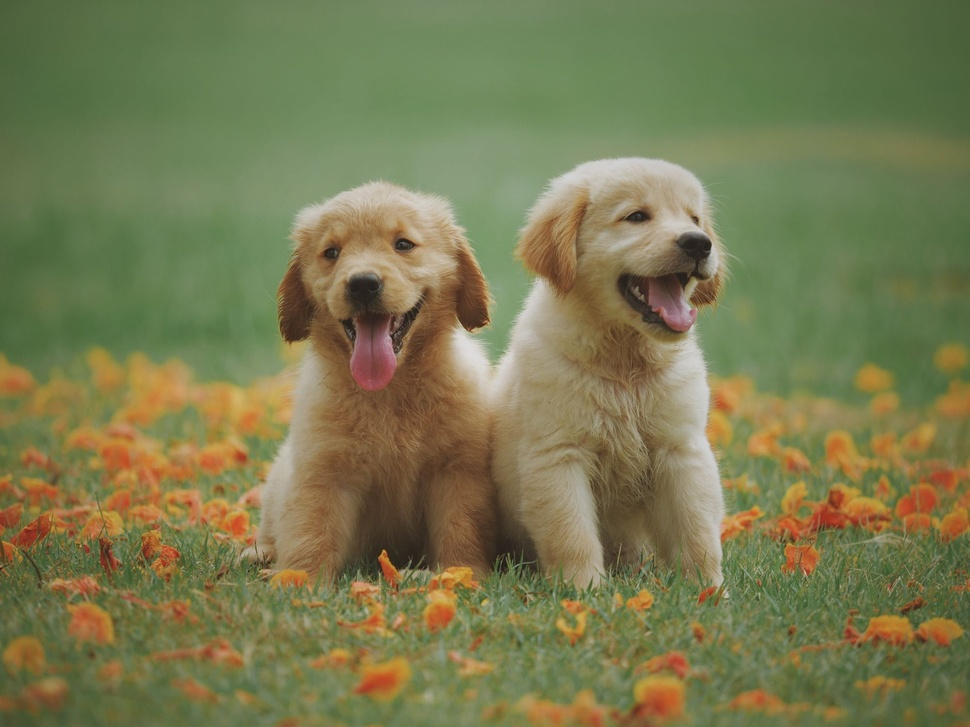
#> input picture dogs.jpg, 970 x 727 px, shrunk from 2000 x 1500 before the run
$ python 1grayscale1.py
#> lines starting #> are read from the running program, lines starting #| are printed output that depends on the picture
from skimage.color import rgb2gray
import numpy as np
import cv2
import matplotlib.pyplot as plt
from scipy import ndimage
image = cv2.imread('dogs.jpg')# Load the image using OpenCV
#> image is the input picture: shape (727, 970, 3); mean B, G, R 80, 121.7, 120.7
gray_image = rgb2gray(image)# Convert the image to grayscale using scikit-image
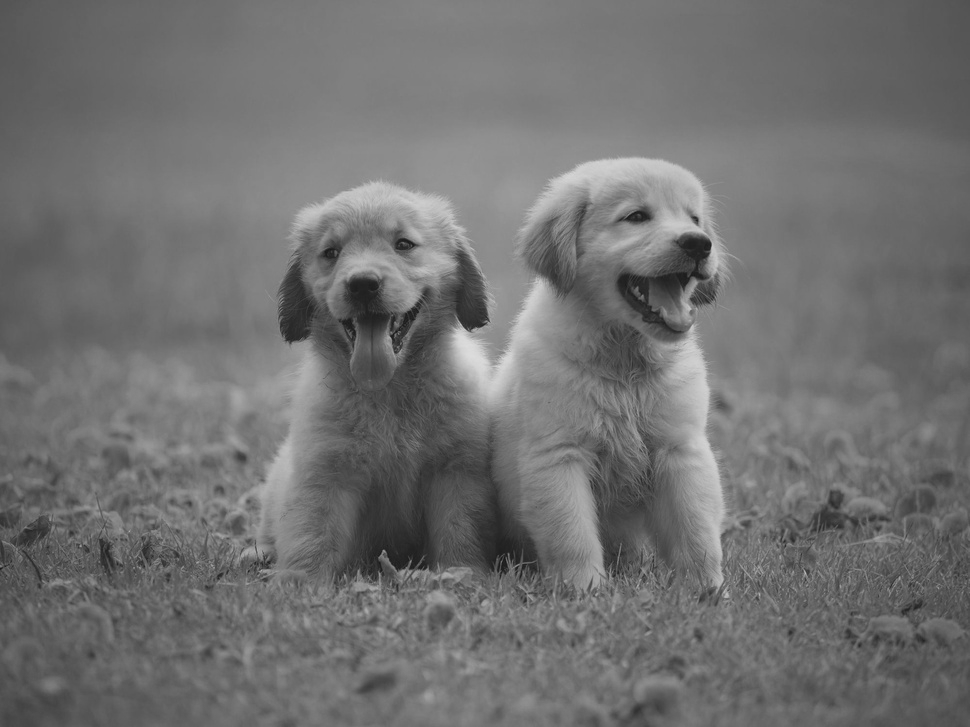
#> gray_image: shape (727, 970) float64; min 0.0906, max 0.869, mean 0.442
image_rgb = cv2.cvtColor(image, cv2.COLOR_BGR2RGB)# Convert BGR image to RGB format for matplotlib display
plt.figure(figsize=(10, 5))# Display the original and grayscale images using matplotlib
plt.subplot(1, 2, 1)
plt.title('Original Image')
plt.imshow(image_rgb)
plt.axis('off')
plt.subplot(1, 2, 2)
plt.title('Grayscale Image')
plt.imshow(gray_image, cmap='gray')
plt.axis('off')
plt.tight_layout()
plt.show()
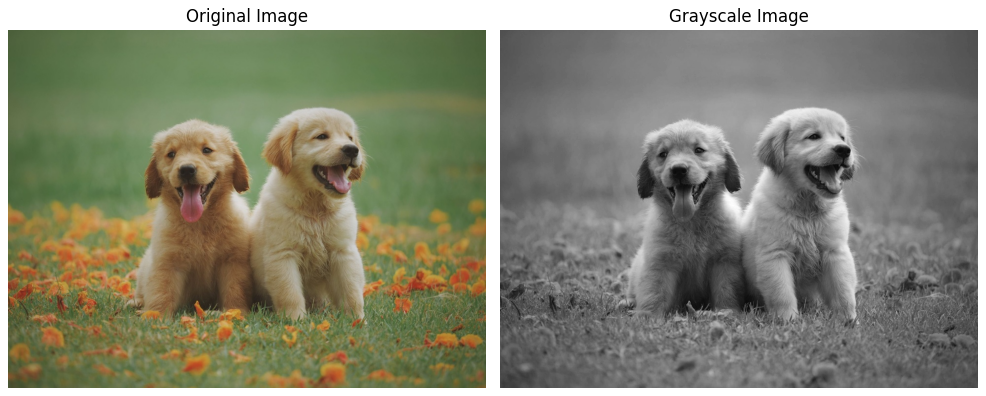
#> figure drawn by matplotlib, 2 panels

$ run again, with gameplaying.jpeg copied over dogs.jpg
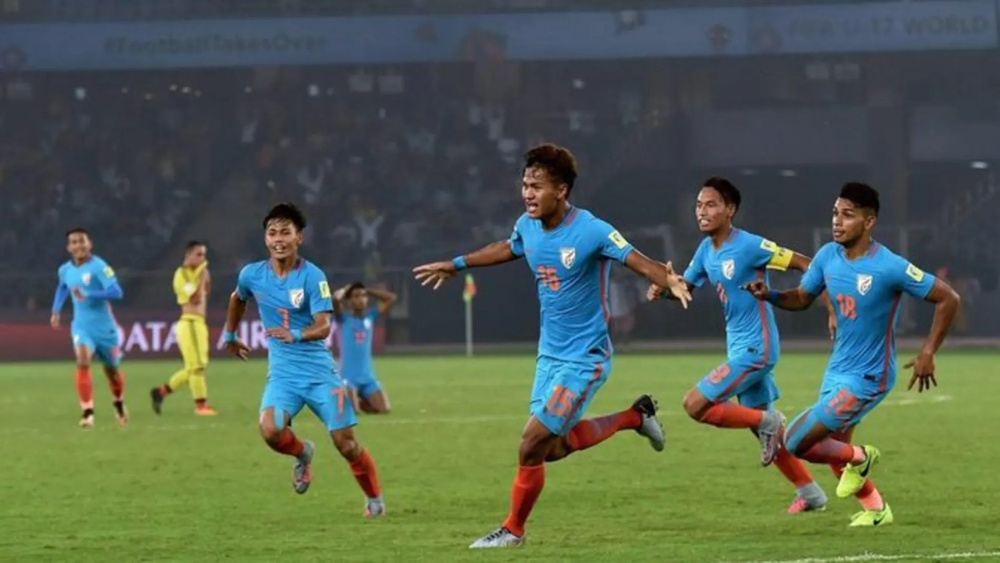
#> input picture gameplaying.jpeg, 1000 x 563 px, shrunk from 1896 x 1067 before the run
#> image is the input picture: shape (563, 1000, 3); mean B, G, R 81.1, 96.7, 83.2
#> `gray_image = rgb2gray(image)# Convert the image to grayscale using sci..`:
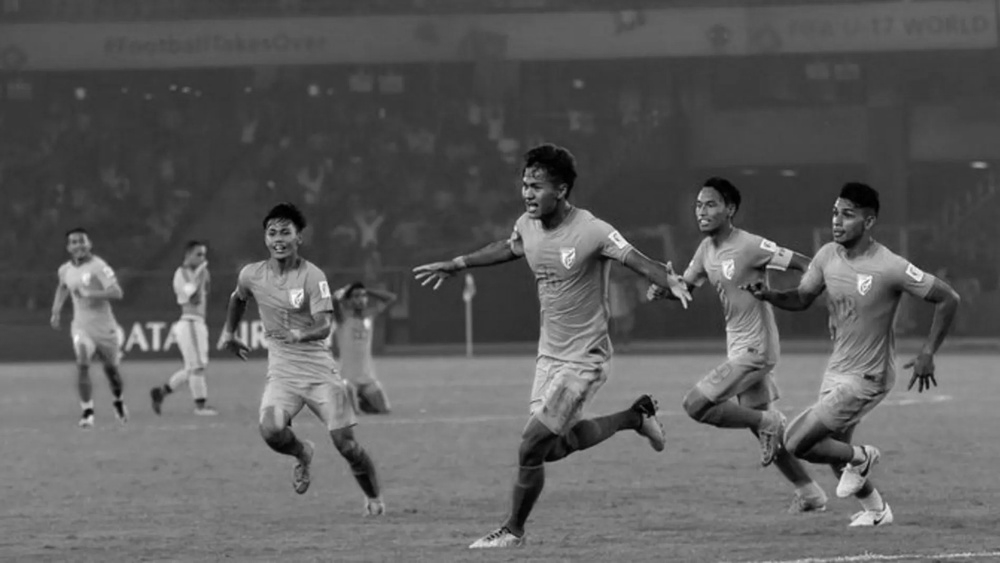
#> gray_image: shape (563, 1000) float64; min 0.000283, max 0.999, mean 0.362
#> `plt.show()`:
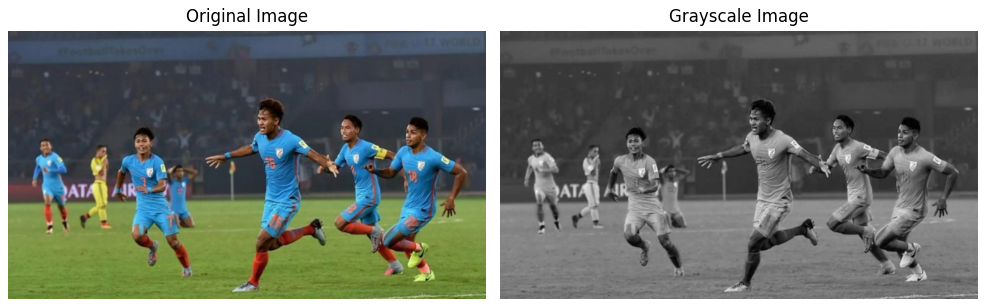
#> figure drawn by matplotlib, 2 panels

$ run again, with players.jpeg copied over dogs.jpg
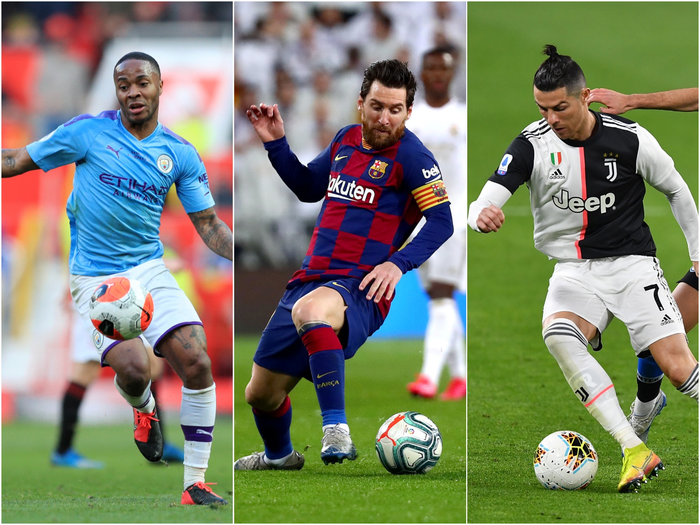
#> input picture players.jpeg, 700 x 525 px
#> image is the input picture: shape (525, 700, 3); mean B, G, R 108.6, 132.2, 126.6
#> `gray_image = rgb2gray(image)# Convert the image to grayscale using sci..`:
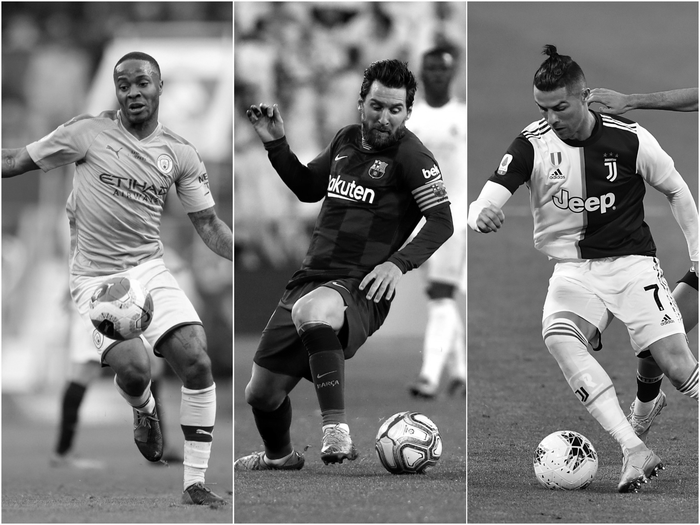
#> gray_image: shape (525, 700) float64; min 0, max 1, mean 0.497
#> `plt.show()`:
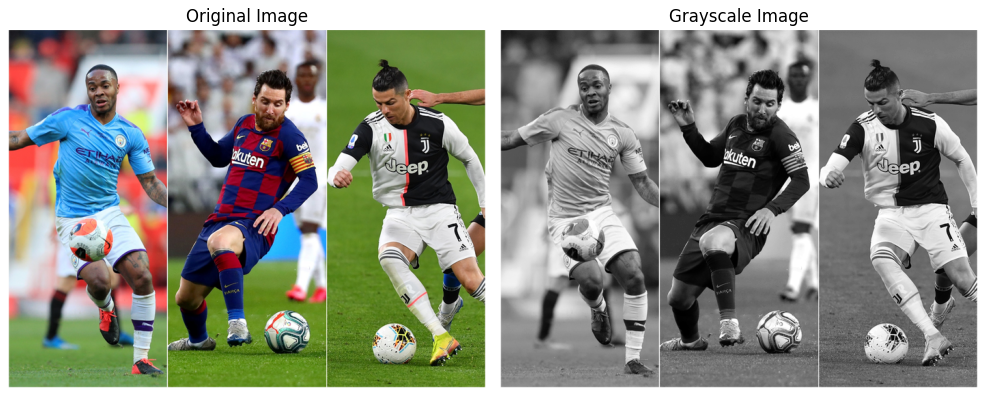
#> figure drawn by matplotlib, 2 panels
